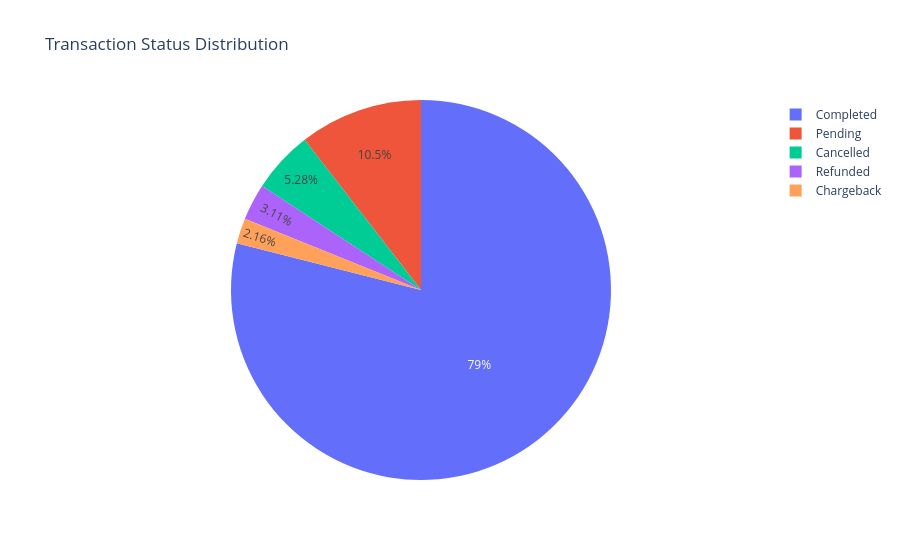

Notebook code cell kept with this figure:
### Code cell
# 2.2 Transaction Status Analysis
print("\n[2.2] Transaction Status Distribution")
print("-" * 80)
status_distribution = df['Status'].value_counts()
print(status_distribution)
success_rate = (status_distribution.get('Completed', 0) / len(df) * 100)
print(f"\nSuccess Rate (Completed): {success_rate:.2f}%")

# Create a pie chart using plotly
fig = px.pie(values=status_distribution.values, names=status_distribution.index, title="Transaction Status Distribution")
fig.show()

### Figure 1 — Plotly figure (JSON) as saved in the notebook; plotly's stock layout.template omitted (floating-point values rounded to 4 significant figures)
{"data": [{"domain": {"x": [0, 1], "y": [0, 1]}, "hovertemplate": "label=%{label}<br>value=%{value}<extra></extra>", "labels": ["Completed", "Pending", "Cancelled", "Refunded", "Chargeback"], "legendgroup": "", "name": "", "showlegend": true, "type": "pie", "values": [2408, 320, 161, 95, 66]}], "layout": {"legend": {"tracegroupgap": 0}, "title": {"text": "Transaction Status Distribution"}}}
